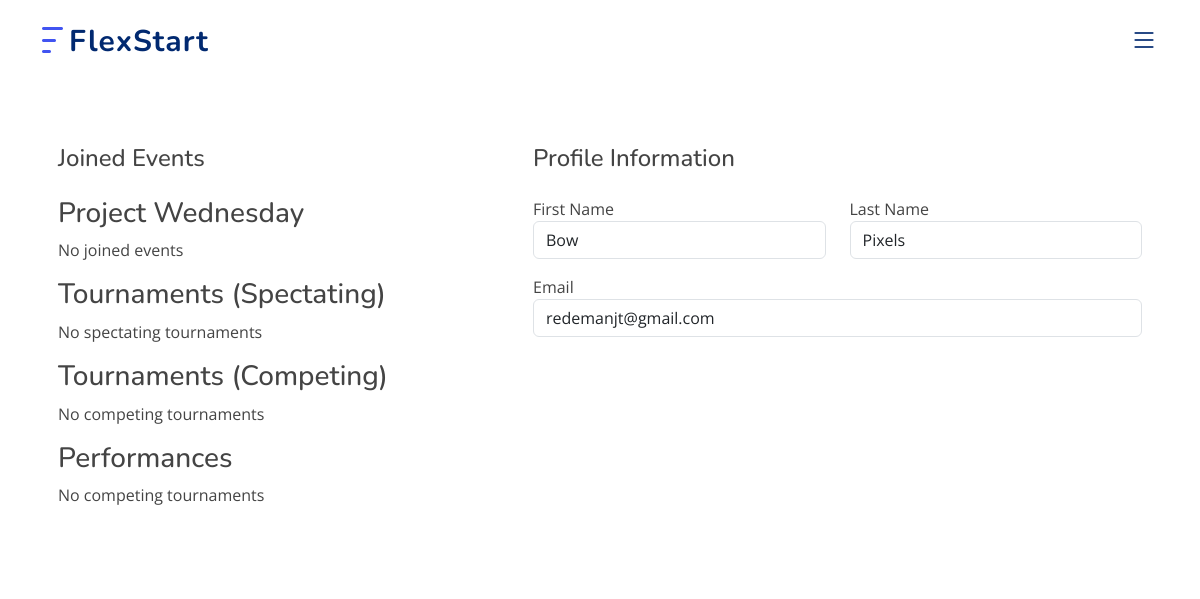
Screenshot of /profile (signed in) with the database file from the repository.
### classes.py (models this page shows, shortened)
class UserBase(db.Model, UserMixin):
    __abstract__ = True
    id = db.Column(db.Integer, primary_key=True, autoincrement=True)
    first_name = db.Column(db.String(255))
    last_name = db.Column(db.String(255))
    email = db.Column(db.String(255), unique=True, nullable=False)
    password_hash = db.Column(db.String(255), nullable=True)
    email_verification_token = db.Column(db.String(255))
    is_verified = db.Column(db.Boolean, default=False)
    mfa_enabled = db.Column(db.Boolean, default=False)
    phone_number = db.Column(db.String(10), nullable=False, default='')
    account_type = db.Column(db.String(255), nullable=False, default="Student")
    joined_events = db.Column(JSON, default = load_default_events)

class User(UserBase):
    __tablename__ = 'users'
    teacher = relationship("Teacher", uselist=False, back_populates="user")
    admin = relationship("Admin", uselist=False, back_populates="user")

### app.py (the view)
@app.route('/profile', methods=["GET", "POST"])
@login_required
def profile():
    user = User.query.get(current_user.id)
    if request.method == 'GET':
        p_wed = Event.query.filter_by(name=user.joined_events.get("Project Wednesday")).first()
        tournaments_s = [tournament for tournament in Tournaments.query.all() if user.id in tournament.participants["Joined Users"]]
        tournaments_c = [tournament for tournament in Tournaments.query.all() if user.id in tournament.participants["Competitors"]]
        performances = [performance for performance in Performances.query.all() if user.id in performance.participants['Joined Users']]
        return render_template('profile.html', user=user, event=p_wed, tournaments_c=tournaments_c, tournaments_s=tournaments_s, performances = performances)
    return render_template('profile.html', user=user, event=p_wed, tournaments_c=tournaments_c, tournaments_s=tournaments_s, performances = performances)

### app.py (called while the page is built)
@login_manager.user_loader
@login_manager.user_loader
def load_user(user_id):
    try:
        return User.query.get(int(user_id))  # Ensure this conversion happens only on valid data
    except (TypeError, ValueError):
        return None  # Return None gracefully for invalid or missing data

### templates/profile.html (shortened to what this page needs)
{% extends "base.html" %}
{% set active_page = 'profile' %}
{% block content %}
<div class="container rounded bg-white mt-5 mb-5">
    <div class="row">
        <div class="col-md-5 border-right">
            <div class="p-3 py-5">
                <div class="d-flex justify-content-between align-items-center mb-3">
                    <h4 class="text-right">Joined Events</h4>
                </div>
                <div class="row">
                <div class="col-md-12">
                    <h3>Project Wednesday</h3>
                    {% if event %}
                        <h4><a href="{{ url_for('display_pw', event_id=event.id) }}">{{ user.joined_events.get("Project Wednesday") }}</a></h4>
                    {% else %}
                        <p>No joined events</p>
                    {% endif %}
                </div>
                </div>
                <div class="row">
                <div class="col-md-12">
                    <h3>Tournaments (Spectating)</h3>
                    {% if tournaments_s %}
                        {% for tournament_s in tournaments_s %}
                            <h4><a href="{{ url_for('display_tournaments', event_id=tournament_s.id) }}">{{ tournament_s.name }}</a></h4>
                        {% endfor %}
                    {% else %}
                        <p>No spectating tournaments</p>
                    {% endif %}
                </div>
              </div>
                <div class="row">
                    <div class="col-md-12">
                        <h3>Tournaments (Competing)</h3>
                        {% if tournaments_c %}
                            {% for tournament_c in tournaments_c %}
                                <h4><a href="{{ url_for('display_tournaments', event_id=tournament_c.id) }}">{{ tournament_c.name }}</a></h4>
                            {% endfor %}
                        {% else %}
                            <p>No competing tournaments</p>
                        {% endif %}
                    </div>
                </div>
                <div class="row">
                    <div class="col-md-12">
                        <h3>Performances</h3>
                        {% if performances%}
                            {% for performance in performances %}
                                <h4><a href="{{ url_for('display_performances', event_id=performance.id) }}">{{ performance.name }}</a></h4>
                            {% endfor %}
                        {% else %}
                            <p>No competing tournaments</p>
                        {% endif %}
                    </div>
                </div>
            </div>
        </div>
        <div class="col-md-7">
            <div class="p-3 py-5">
                <div class="d-flex justify-content-between align-items-center mb-3">
                    <h4 class="text-right">Profile Information</h4>
                </div>
                <div class="row mt-2">
                    <div class="col-md-6">
                        <label class="labels">First Name</label>
                        <input type="text" class="form-control" value="{{ user.first_name }}" readonly>
                    </div>
                    <div class="col-md-6">
                        <label class="labels">Last Name</label>
                        <input type="text" class="form-control" value="{{ user.last_name }}" readonly>
                    </div>
                </div>
                <div class="row mt-3">
                    <div class="col-md-12">
                        <label class="labels">Email</label>
                        <input type="text" class="form-control" value="{{ user.email }}" readonly>
                    </div>
                </div>
            </div>
        </div>
    </div>
</div>
{% endblock %}

### static/assets/css/style.css (style rules this page uses)
:root { scroll-behavior: smooth; }
body { font-family: "Open Sans", sans-serif; color: #444444; }
h1, h2, h3, h4, h5, h6 { font-family: "Nunito", sans-serif; }

### rows the page displays
User: first_name "Bow", last_name "Pixels", email "redemanjt@gmail.com"
